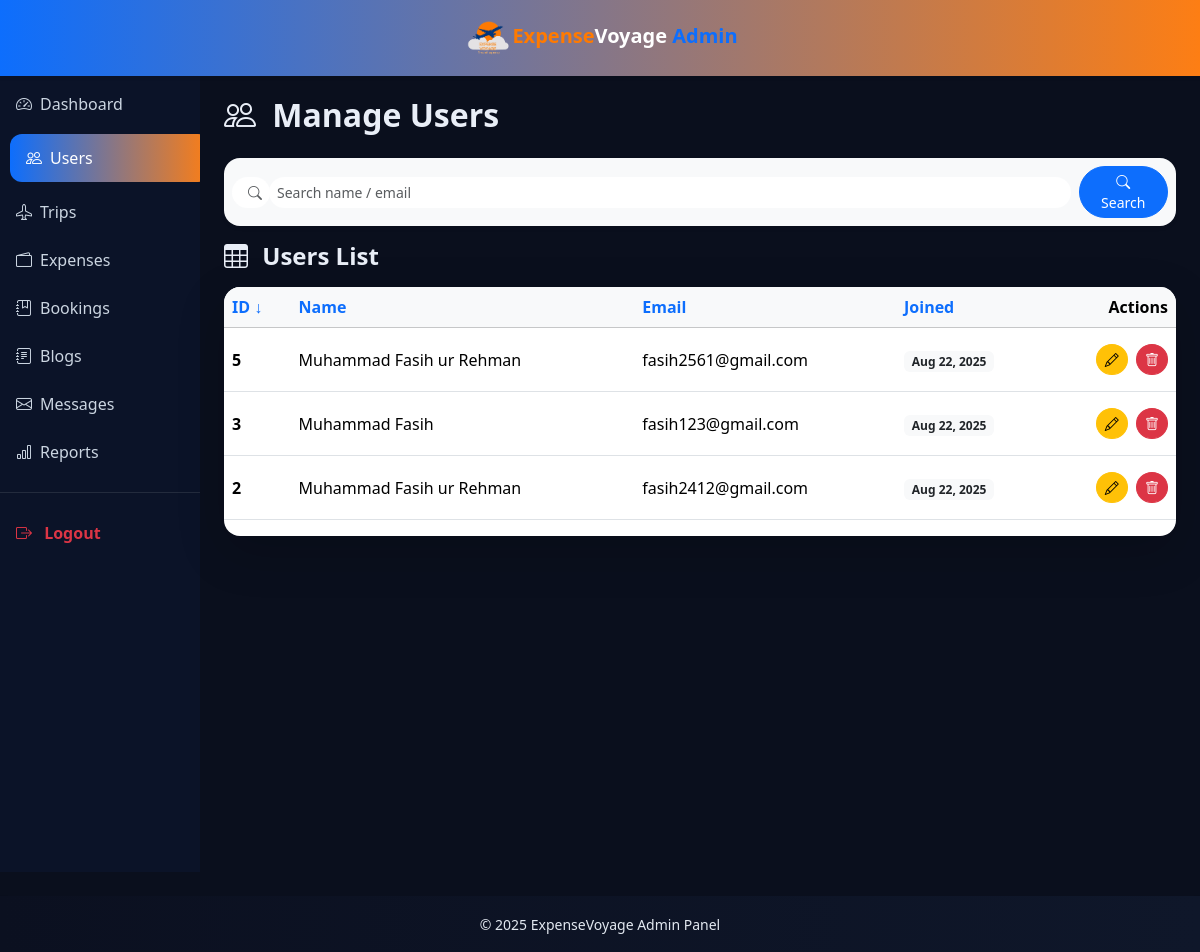
Page /admin/users.php (signed in) on the committed database.
### tables this page shows
CREATE TABLE `users` (
  `id` int(11) NOT NULL,
  `first_name` varchar(50) NOT NULL,
  `last_name` varchar(50) NOT NULL,
  `email` varchar(100) NOT NULL,
  `password` varchar(255) NOT NULL,
  `created_at` timestamp NOT NULL DEFAULT current_timestamp(),
  `remember_token` varchar(255) DEFAULT NULL
);

### admin/helpers.php (called while the page is built, shortened)
<?php
function paginate($total, $page, $per_page){
  $pages = max(1, (int)ceil($total/$per_page));
  $page = max(1, min($page, $pages));
  $offset = ($page-1)*$per_page;
  return [$page,$pages,$offset];
}

### admin/users.php (the view, shortened to what this page needs)
<?php
require_once "connect.php";
require_once "helpers.php";
require_once "inc/admin-header.php";
require_once "inc/admin-sidebar.php";
$q = trim($_GET['q'] ?? '');
$page = (int)($_GET['page'] ?? 1);
$per_page = 10;
$sort = $_GET['sort'] ?? 'id';
$order = $_GET['order'] ?? 'desc';
$order = strtolower($order)==='asc' ? 'ASC' : 'DESC';
$where = " WHERE 1 ";
$params=[]; $types='';
$count_sql = "SELECT COUNT(*) c FROM users".$where;
$stmt = $conn->prepare($count_sql);
$stmt->execute();
$total = (int)$stmt->get_result()->fetch_assoc()['c'];
list($page,$pages,$offset) = paginate($total,$page,$per_page);
$sql = "SELECT id, first_name, last_name, email, created_at
        FROM users $where ORDER BY $sort $order LIMIT ?,?";
$stmt = $conn->prepare($sql);
if($types){
  $types.='ii'; $params[]=$offset; $params[]=$per_page;
  $stmt->bind_param($types, ...$params);
}else{
  $stmt->bind_param('ii',$offset,$per_page);
}
$stmt->execute();
$res = $stmt->get_result();
function sort_link($col,$label,$sort,$order,$q){
  $newOrder = ($sort==$col && $order=='ASC')?'desc':'asc';
  $icon = '';
  if($sort==$col){
    $icon = $order=='ASC' ? '↑' : '↓';
  }
  $url = "users.php?sort=$col&order=$newOrder".($q?"&q=".urlencode($q):"");
  return "<a href='$url' class='text-decoration-none'>$label $icon</a>";
}
?>
<main class="col-12 col-md-12 col-lg-10 p-4">
  <div class="d-flex justify-content-between align-items-center mb-4">
    <h2 class="fw-bold text-gradient mb-0" data-aos="fade-right">
      <i class="bi bi-people me-2"></i> Manage Users
    </h2>
  </div>
  <form class="d-flex align-items-center gap-2 p-2 rounded-4 shadow-sm bg-light my-3" method="get" data-aos="fade-left">
  <div class="input-group input-group-sm flex-grow-1">
    <span class="input-group-text bg-white border-0 rounded-pill ps-3">
      <i class="bi bi-search text-muted"></i>
    </span>
    <input type="text"
           class="form-control form-control-sm border-0 rounded-pill"
           placeholder="Search name / email"
           name="q"
           value="<?= htmlspecialchars($q) ?>" maxlength="35">
  </div>
  <button class="btn btn-sm btn-primary rounded-pill px-3">
    <i class="bi bi-search"></i> Search
  </button>
</form>
<h4 class="fw-bold mb-3" data-aos="fade-right">
  <i class="bi bi-table me-2"></i> Users List
</h4>
  <div class="card shadow-lg border-0 rounded-4 overflow-hidden" data-aos="fade-up" data-aos-delay="100">
    <div class="table-responsive">
    <table class="table align-middle table-hover" id="users-table">
        <thead class="table-light">
          <tr>
            <th scope="col"><?= sort_link('id','ID',$sort,$order,$q) ?></th>
            <th scope="col"><?= sort_link('first_name','Name',$sort,$order,$q) ?></th>
            <th scope="col"><?= sort_link('email','Email',$sort,$order,$q) ?></th>
            <th scope="col"><?= sort_link('created_at','Joined',$sort,$order,$q) ?></th>
            <th scope="col" class="text-end">Actions</th>
          </tr>
        </thead>
        <tbody>
          <?php while($u = $res->fetch_assoc()): ?>
            <tr>
              <td class="fw-semibold"><?= $u['id'] ?></td>
              <td><?= htmlspecialchars($u['first_name'].' '.$u['last_name']) ?></td>
              <td><?= htmlspecialchars($u['email']) ?></td>
              <td><span class="badge bg-light text-dark">
                <?= date("M d, Y", strtotime($u['created_at'])) ?>
              </span></td>
              <td class="text-end">
                <button class="btn btn-sm btn-warning rounded-circle me-1"
                  title="Edit"
                  data-bs-toggle="modal" data-bs-target="#editUserModal"
                  data-id="<?= $u['id'] ?>"
                  data-first="<?= htmlspecialchars($u['first_name']) ?>"
                  data-last="<?= htmlspecialchars($u['last_name']) ?>"
                  data-email="<?= htmlspecialchars($u['email']) ?>">
                  <i class="bi bi-pencil"></i>
                </button>
                <form method="post" class="d-inline"
                      onsubmit="return confirm('Are you sure you want to delete this user?');">
                  <button class="btn btn-sm btn-danger rounded-circle my-2" title="Delete">
                    <i class="bi bi-trash"></i>
                  </button>
                </form>
              </td>
            </tr>
          <?php endwhile; ?>
        </tbody>
      </table>
    </div>
  </div>
</main>
<?php require_once "inc/admin-footer.php"; ?>

### admin/assets/admin.css (style rules this page uses)
html, body { height: 100%; }
html, body { overflow-x: hidden; }

### admin/inc/admin-header.php (style rules this page uses)
:root { --primary:#0d6efd; --accent:#fd7e14; --dark:#0b1020; --light:#f8f9fa; }
body { background:#0a0f1d; color:#e9eef7; font-family:"Segoe UI",sans-serif; }

### admin/users.php (style rules this page uses)
.table-responsive { overflow-x: auto !important; -webkit-overflow-scrolling: touch !important; }
#users-table { min-width: 900px !important; }
#users-table th { white-space: nowrap !important; font-weight: 600 !important; }
#users-table td { white-space: normal !important; word-break: break-word !important; vertical-align: middle !important; }
#users-table td.text-end { white-space: nowrap !important; }

### rows in the picture
users: id "5", first_name+last_name "Muhammad Fasih ur Rehman", email "fasih2561@gmail.com", created_at "Aug 22, 2025"
users: id "3", first_name+last_name "Muhammad Fasih", email "fasih123@gmail.com", created_at "Aug 22, 2025"
users: id "2", first_name+last_name "Muhammad Fasih ur Rehman", email "fasih2412@gmail.com", created_at "Aug 22, 2025"

### other values in the picture
$label "Dashboard Users Trips Expenses Bookings Blogs Messages"
$label "ID Name Email Joined"
$icon "↓"
